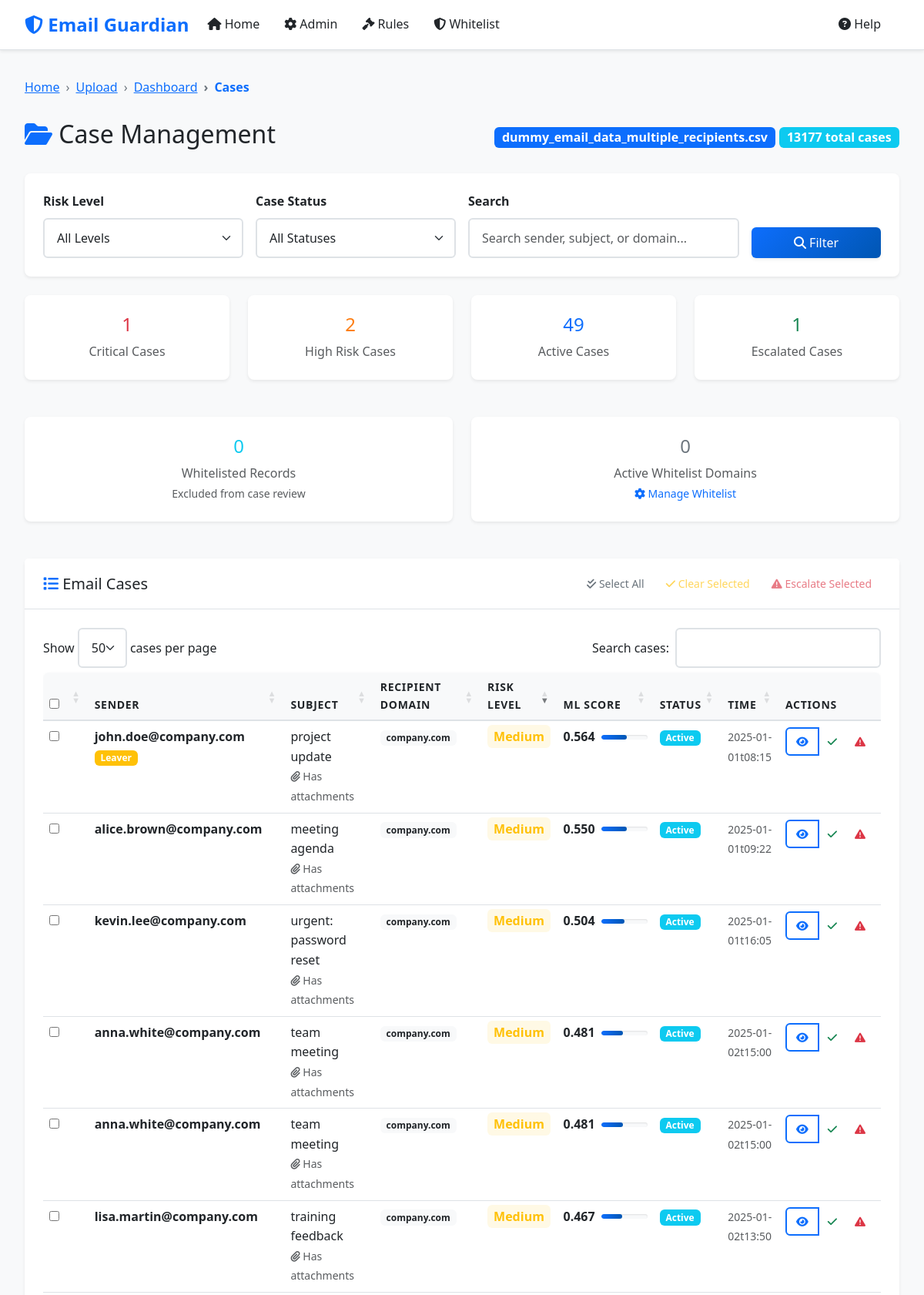
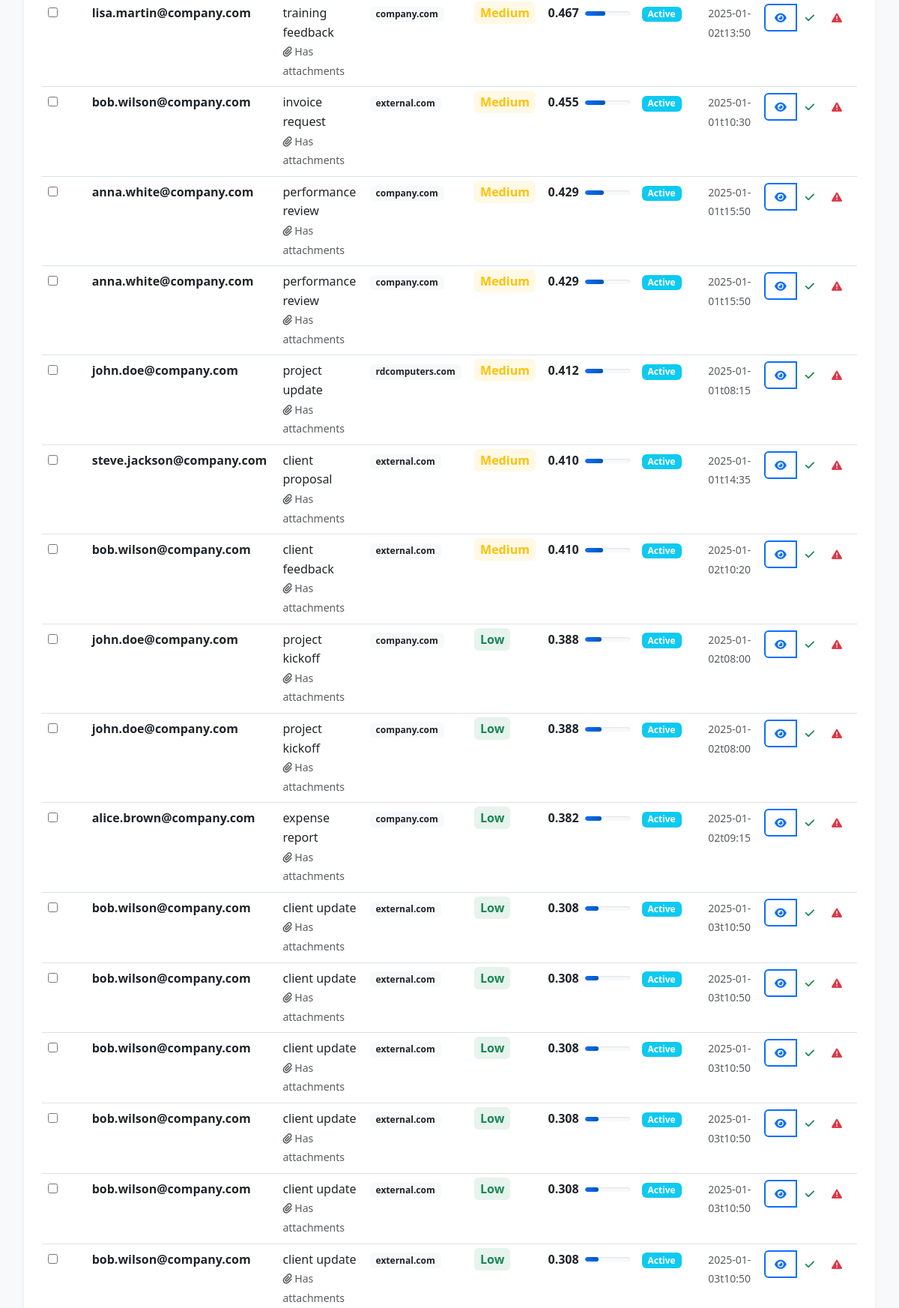
Screenshot of /cases/9c334d66-f220-4f1a-9b61-a8563bcf7abe (upper part) with the database file from the repository (2 pictures, top to bottom).
### models.py (models this page shows, shortened)
class ProcessingSession(db.Model):
    __tablename__ = 'processing_sessions'
    id = db.Column(db.String(36), primary_key=True)
    filename = db.Column(db.String(255), nullable=False)
    upload_time = db.Column(db.DateTime, default=datetime.utcnow)
    total_records = db.Column(db.Integer, default=0)
    processed_records = db.Column(db.Integer, default=0)
    status = db.Column(db.String(50), default='uploaded')  # uploaded, processing, completed, error
    error_message = db.Column(Text)
    processing_stats = db.Column(JSON)
    data_path = db.Column(db.String(500))
    is_compressed = db.Column(db.Boolean, default=False)
    exclusion_applied = db.Column(db.Boolean, default=False)
    whitelist_applied = db.Column(db.Boolean, default=False)
    rules_applied = db.Column(db.Boolean, default=False)
    ml_applied = db.Column(db.Boolean, default=False)
    current_chunk = db.Column(db.Integer, default=0)
    total_chunks = db.Column(db.Integer, default=0)

class EmailRecord(db.Model):
    __tablename__ = 'email_records'
    id = db.Column(db.Integer, primary_key=True)
    session_id = db.Column(db.String(36), db.ForeignKey('processing_sessions.id'), nullable=False)
    record_id = db.Column(db.String(100), nullable=False)  # Unique within session
    time = db.Column(db.String(100))
    sender = db.Column(db.String(255))
    subject = db.Column(Text)
    attachments = db.Column(Text)
    recipients = db.Column(Text)
    recipients_email_domain = db.Column(db.String(255))
    leaver = db.Column(db.String(10))
    termination_date = db.Column(db.String(100))
    wordlist_attachment = db.Column(Text)
    wordlist_subject = db.Column(Text)
    bunit = db.Column(db.String(255))
    department = db.Column(db.String(255))
    status = db.Column(db.String(100))
    user_response = db.Column(Text)
    final_outcome = db.Column(db.String(255))
    justification = db.Column(Text)
    excluded_by_rule = db.Column(db.String(500))
    whitelisted = db.Column(db.Boolean, default=False)
    rule_matches = db.Column(Text)  # JSON string of matched rules
    ml_risk_score = db.Column(db.Float)
    ml_anomaly_score = db.Column(db.Float)
    risk_level = db.Column(db.String(20))  # Critical, High, Medium, Low
    ml_explanation = db.Column(Text)
    case_status = db.Column(db.String(20), default='Active')  # Active, Cleared, Escalated
    assigned_to = db.Column(db.String(255))
    notes = db.Column(Text)
    escalated_at = db.Column(db.DateTime)
    resolved_at = db.Column(db.DateTime)

### routes.py (the view, shortened to what this page needs)
@app.route('/cases/<session_id>')
def cases(session_id):
    session = ProcessingSession.query.get_or_404(session_id)
    page = request.args.get('page', 1, type=int)
    risk_level = request.args.get('risk_level', '')
    case_status = request.args.get('case_status', '')
    search = request.args.get('search', '')
    query = EmailRecord.query.filter_by(session_id=session_id).filter(
        EmailRecord.whitelisted != True
    )
    if risk_level:
        query = query.filter(EmailRecord.risk_level == risk_level)
    if case_status:
        query = query.filter(EmailRecord.case_status == case_status)
    cases_pagination = query.order_by(EmailRecord.ml_risk_score.desc()).paginate(
        page=page, per_page=50, error_out=False
    )
    total_whitelisted = EmailRecord.query.filter_by(session_id=session_id).filter(
        EmailRecord.whitelisted == True
    ).count()
    active_whitelist_domains = WhitelistDomain.query.filter_by(is_active=True).count()
    return render_template('cases.html',
                         session=session,
                         cases=cases_pagination,
                         risk_level=risk_level,
                         case_status=case_status,
                         search=search,
                         total_whitelisted=total_whitelisted,
                         active_whitelist_domains=active_whitelist_domains)

### templates/cases.html (shortened to what this page needs)
{% extends "base.html" %}
{% block breadcrumb_items %}
<li class="breadcrumb-item"><a href="{{ url_for('index') }}">Upload</a></li>
<li class="breadcrumb-item"><a href="{{ url_for('dashboard', session_id=session.id) }}">Dashboard</a></li>
<li class="breadcrumb-item active">Cases</li>
{% endblock %}
{% block content %}
<div class="row mb-4">
    <div class="col-12">
        <div class="d-flex justify-content-between align-items-center">
            <h1 class="h2">
                <i class="fas fa-folder-open text-primary"></i>
                Case Management
            </h1>
            <div class="session-info">
                <span class="badge bg-primary fs-6">{{ session.filename }}</span>
                <span class="badge bg-info fs-6">{{ cases.total }} total cases</span>
            </div>
        </div>
    </div>
</div>
<div class="filter-bar">
    <form method="GET" id="filterForm" class="row g-3">
        <div class="col-md-3">
            <label for="risk_level" class="form-label">Risk Level</label>
            <select class="form-select" id="risk_level" name="risk_level">
                <option value="">All Levels</option>
            </select>
        </div>
        <div class="col-md-3">
            <label for="case_status" class="form-label">Case Status</label>
            <select class="form-select" id="case_status" name="case_status">
                <option value="">All Statuses</option>
            </select>
        </div>
        <div class="col-md-4">
            <label for="search" class="form-label">Search</label>
            <input type="text" class="form-control" id="search" name="search"
                   placeholder="Search sender, subject, or domain..." value="{{ search }}">
        </div>
        <div class="col-md-2">
            <label class="form-label">&nbsp;</label>
            <div class="d-grid">
                <button type="submit" class="btn btn-primary">
                    <i class="fas fa-search"></i> Filter
                </button>
            </div>
        </div>
    </form>
</div>
<div class="row mb-4">
    <div class="col-md-3">
        <div class="card text-center border-danger">
            <div class="card-body">
                <h4 class="text-danger">{{ cases.items | selectattr('risk_level', 'equalto', 'Critical') | list | length }}</h4>
                <p class="text-muted mb-0">Critical Cases</p>
            </div>
        </div>
    </div>
    <div class="col-md-3">
        <div class="card text-center border-warning">
            <div class="card-body">
                <h4 class="text-warning">{{ cases.items | selectattr('risk_level', 'equalto', 'High') | list | length }}</h4>
                <p class="text-muted mb-0">High Risk Cases</p>
            </div>
        </div>
    </div>
    <div class="col-md-3">
        <div class="card text-center border-primary">
            <div class="card-body">
                <h4 class="text-primary">{{ cases.items | selectattr('case_status', 'equalto', 'Active') | list | length }}</h4>
                <p class="text-muted mb-0">Active Cases</p>
            </div>
        </div>
    </div>
    <div class="col-md-3">
        <div class="card text-center border-success">
            <div class="card-body">
                <h4 class="text-success">{{ cases.items | selectattr('case_status', 'equalto', 'Escalated') | list | length }}</h4>
                <p class="text-muted mb-0">Escalated Cases</p>
            </div>
        </div>
    </div>
</div>
<div class="row mb-4">
    <div class="col-md-6">
        <div class="card text-center border-info">
            <div class="card-body">
                <h4 class="text-info">{{ total_whitelisted }}</h4>
                <p class="text-muted mb-0">Whitelisted Records</p>
                <small class="text-muted">Excluded from case review</small>
            </div>
        </div>
    </div>
    <div class="col-md-6">
        <div class="card text-center border-secondary">
            <div class="card-body">
                <h4 class="text-secondary">{{ active_whitelist_domains }}</h4>
                <p class="text-muted mb-0">Active Whitelist Domains</p>
                <small class="text-muted">
                    <a href="{{ url_for('whitelist_analysis', session_id=session.id) }}" class="text-decoration-none">
                        <i class="fas fa-cog"></i> Manage Whitelist
                    </a>
                </small>
            </div>
        </div>
    </div>
</div>
<div class="card">
    <div class="card-header">
        <div class="d-flex justify-content-between align-items-center">
            <h5 class="card-title mb-0">
                <i class="fas fa-list text-primary"></i>
                Email Cases
            </h5>
            <div class="bulk-actions">
                <button class="btn btn-sm btn-outline-secondary" onclick="selectAllCases()">
                    <i class="fas fa-check-double"></i> Select All
                </button>
                <button class="btn btn-sm btn-outline-warning" onclick="bulkClearCases()" disabled id="bulkClearBtn">
                    <i class="fas fa-check"></i> Clear Selected
                </button>
                <button class="btn btn-sm btn-outline-danger" onclick="bulkEscalateCases()" disabled id="bulkEscalateBtn">
                    <i class="fas fa-exclamation-triangle"></i> Escalate Selected
                </button>
            </div>
        </div>
    </div>
    <div class="card-body">
        {% if cases.items %}
        <div class="table-responsive">
            <table class="table table-hover" id="casesTable">
                <thead>
                    <tr>
                        <th width="30">
                            <input type="checkbox" id="selectAll" onchange="toggleSelectAll()">
                        </th>
                        <th>Sender</th>
                        <th>Subject</th>
                        <th>Recipient Domain</th>
                        <th>Risk Level</th>
                        <th>ML Score</th>
                        <th>Status</th>
                        <th>Time</th>
                        <th>Actions</th>
                    </tr>
                </thead>
                <tbody>
                    {% for case in cases.items %}
                    <tr>
                        <td>
                            <input type="checkbox" class="case-checkbox" value="{{ case.record_id }}" onchange="updateBulkActions()">
                        </td>
                        <td>
                            <div>
                                <strong>{{ case.sender[:30] }}{% if case.sender|length > 30 %}...{% endif %}</strong>
                                {% if case.leaver and case.leaver.lower() in ['yes', 'true', '1'] %}
                                    <span class="badge bg-warning">Leaver</span>
                                {% endif %}
                            </div>
                        </td>
                        <td>
                            <div title="{{ case.subject }}">
                                {{ case.subject[:50] }}{% if case.subject|length > 50 %}...{% endif %}
                            </div>
                            {% if case.attachments %}
                                <small class="text-muted">
                                    <i class="fas fa-paperclip"></i> Has attachments
                                </small>
                            {% endif %}
                        </td>
                        <td>
                            <span class="badge bg-light text-dark">{{ case.recipients_email_domain }}</span>
                        </td>
                        <td>
                            <span class="risk-{{ case.risk_level.lower() if case.risk_level else 'low' }}">
                                {{ case.risk_level or 'Low' }}
                            </span>
                        </td>
                        <td>
                            <div class="d-flex align-items-center">
                                <span class="fw-bold">{{ "%.3f"|format(case.ml_risk_score or 0) }}</span>
                                <div class="progress ms-2" style="width: 60px; height: 6px;">
                                    <div class="progress-bar bg-{% if (case.ml_risk_score or 0) > 0.7 %}danger{% elif (case.ml_risk_score or 0) > 0.4 %}warning{% else %}success{% endif %}"
                                         style="width: {{ ((case.ml_risk_score or 0) * 100)|int }}%"></div>
                                </div>
                            </div>
                        </td>
                        <td>
                            <span class="badge status-{{ case.case_status.lower() if case.case_status else 'active' }}">
                                {{ case.case_status or 'Active' }}
                            </span>
                        </td>
                        <td>
                            <small class="text-muted">{{ case.time[:16] if case.time else 'N/A' }}</small>
                        </td>
                        <td>
                            <div class="btn-group" role="group">
                                <button class="btn btn-sm btn-outline-primary view-case-btn"
                                        data-record-id="{{ case.record_id }}" title="View Details">
                                    <i class="fas fa-eye"></i>
                                </button>
                                <button class="btn btn-sm btn-outline-success update-case-status-btn"
                                        data-record-id="{{ case.record_id }}" data-new-status="Cleared" title="Clear Case">
                                    <i class="fas fa-check"></i>
                                </button>
                                <button class="btn btn-sm btn-outline-danger escalate-case-btn"
                                        data-record-id="{{ case.record_id }}" title="Escalate">
                                    <i class="fas fa-exclamation-triangle"></i>
                                </button>
                            </div>
                        </td>
                    </tr>
                    {% endfor %}
                </tbody>
            </table>
        </div>
        {% endif %}
    </div>
</div>
{% endblock %}

### rows the page displays
ProcessingSession: filename "dummy_email_data_multiple_recipients.csv"
EmailRecord: sender "john.doe@company.com", leaver "Leaver", subject "project update", attachments "Has attachments", recipients_email_domain "company.com", risk_level "Medium", ml_risk_score "0.564", case_status "Active", time "2025-01-01t08:15"
EmailRecord: sender "alice.brown@company.com", subject "meeting agenda", attachments "Has attachments", recipients_email_domain "company.com", risk_level "Medium", ml_risk_score "0.550", case_status "Active", time "2025-01-01t09:22"
EmailRecord: sender "kevin.lee@company.com", subject "urgent: password reset", attachments "Has attachments", recipients_email_domain "company.com", risk_level "Medium", ml_risk_score "0.504", case_status "Active", time "2025-01-01t16:05"
EmailRecord: sender "anna.white@company.com", subject "team meeting", attachments "Has attachments", recipients_email_domain "company.com", risk_level "Medium", ml_risk_score "0.481", case_status "Active", time "2025-01-02t15:00"
EmailRecord: sender "anna.white@company.com", subject "team meeting", attachments "Has attachments", recipients_email_domain "company.com", risk_level "Medium", ml_risk_score "0.481", case_status "Active", time "2025-01-02t15:00"
EmailRecord: sender "lisa.martin@company.com", subject "training feedback", shows "Has attachments", recipients_email_domain "company.com", risk_level "Medium", ml_risk_score "0.467", case_status "Active", time "2025-01-02t13:50"
EmailRecord: sender "lisa.martin@company.com", subject "training feedback", shows "Has attachments", recipients_email_domain "company.com", risk_level "Medium", ml_risk_score "0.467", case_status "Active", time "2025-01-02t13:50"
EmailRecord: sender "bob.wilson@company.com", subject "invoice request", attachments "Has attachments", recipients_email_domain "external.com", risk_level "Medium", ml_risk_score "0.455", case_status "Active", time "2025-01-01t10:30"
EmailRecord: sender "anna.white@company.com", subject "performance review", attachments "Has attachments", recipients_email_domain "company.com", risk_level "Medium", ml_risk_score "0.429", case_status "Active", time "2025-01-01t15:50"
EmailRecord: sender "anna.white@company.com", subject "performance review", attachments "Has attachments", recipients_email_domain "company.com", risk_level "Medium", ml_risk_score "0.429", case_status "Active", time "2025-01-01t15:50"
EmailRecord: sender "john.doe@company.com", subject "project update", attachments "Has attachments", recipients_email_domain "rdcomputers.com", risk_level "Medium", ml_risk_score "0.412", case_status "Active", time "2025-01-01t08:15"
EmailRecord: sender "steve.jackson@company.com", subject "client proposal", attachments "Has attachments", recipients_email_domain "external.com", risk_level "Medium", ml_risk_score "0.410", case_status "Active", time "2025-01-01t14:35"
EmailRecord: sender "bob.wilson@company.com", subject "client feedback", attachments "Has attachments", recipients_email_domain "external.com", risk_level "Medium", ml_risk_score "0.410", case_status "Active", time "2025-01-02t10:20"
EmailRecord: sender "john.doe@company.com", subject "project kickoff", shows "Has attachments", recipients_email_domain "company.com", risk_level "Low", ml_risk_score "0.388", case_status "Active", time "2025-01-02t08:00"
EmailRecord: sender "john.doe@company.com", subject "project kickoff", shows "Has attachments", recipients_email_domain "company.com", risk_level "Low", ml_risk_score "0.388", case_status "Active", time "2025-01-02t08:00"
EmailRecord: sender "alice.brown@company.com", subject "expense report", attachments "Has attachments", recipients_email_domain "company.com", risk_level "Low", ml_risk_score "0.382", case_status "Active", time "2025-01-02t09:15"
EmailRecord: sender "bob.wilson@company.com", subject "client update", attachments "Has attachments", recipients_email_domain "external.com", risk_level "Low", ml_risk_score "0.308", case_status "Active", time "2025-01-03t10:50"
EmailRecord: sender "bob.wilson@company.com", subject "client update", attachments "Has attachments", recipients_email_domain "external.com", risk_level "Low", ml_risk_score "0.308", case_status "Active", time "2025-01-03t10:50"
EmailRecord: sender "bob.wilson@company.com", subject "client update", attachments "Has attachments", recipients_email_domain "external.com", risk_level "Low", ml_risk_score "0.308", case_status "Active", time "2025-01-03t10:50"
EmailRecord: sender "bob.wilson@company.com", subject "client update", attachments "Has attachments", recipients_email_domain "external.com", risk_level "Low", ml_risk_score "0.308", case_status "Active", time "2025-01-03t10:50"
EmailRecord: sender "bob.wilson@company.com", subject "client update", attachments "Has attachments", recipients_email_domain "external.com", risk_level "Low", ml_risk_score "0.308", case_status "Active", time "2025-01-03t10:50"
EmailRecord: sender "bob.wilson@company.com", subject "client update", attachments "Has attachments", recipients_email_domain "external.com", risk_level "Low", ml_risk_score "0.308", case_status "Active", time "2025-01-03t10:50"

### other values shown
{{ cases.total }} "13177"
{{ total_whitelisted }} "0"
{{ active_whitelist_domains }} "0"
